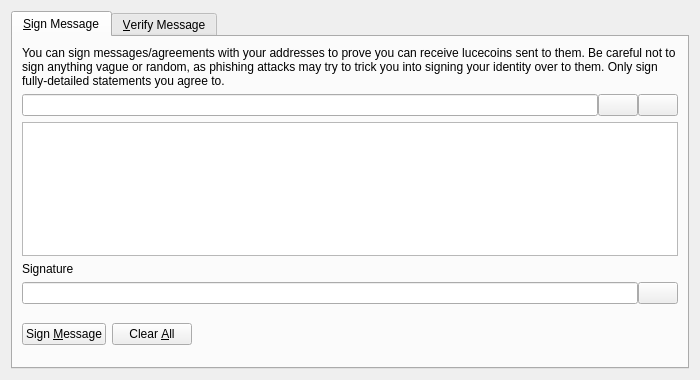
<?xml version="1.0" encoding="UTF-8"?>
<ui version="4.0">
 <class>SignVerifyMessageDialog</class>
 <widget class="QDialog" name="SignVerifyMessageDialog">
  <property name="geometry">
   <rect>
    <x>0</x>
    <y>0</y>
    <width>700</width>
    <height>380</height>
   </rect>
  </property>
  <property name="windowTitle">
   <string>Signatures - Sign / Verify a Message</string>
  </property>
  <property name="modal">
   <bool>true</bool>
  </property>
  <layout class="QVBoxLayout" name="verticalLayout">
   <item>
    <widget class="QTabWidget" name="tabWidget">
     <property name="currentIndex">
      <number>0</number>
     </property>
     <widget class="QWidget" name="tabSignMessage">
      <attribute name="title">
       <string>&amp;Sign Message</string>
      </attribute>
      <layout class="QVBoxLayout" name="verticalLayout_SM">
       <item>
        <widget class="QLabel" name="infoLabel_SM">
         <property name="text">
          <string>You can sign messages/agreements with your addresses to prove you can receive lucecoins sent to them. Be careful not to sign anything vague or random, as phishing attacks may try to trick you into signing your identity over to them. Only sign fully-detailed statements you agree to.</string>
         </property>
         <property name="textFormat">
          <enum>Qt::PlainText</enum>
         </property>
         <property name="wordWrap">
          <bool>true</bool>
         </property>
        </widget>
       </item>
       <item>
        <layout class="QHBoxLayout" name="horizontalLayout_1_SM">
         <property name="spacing">
          <number>0</number>
         </property>
         <item>
          <widget class="QValidatedLineEdit" name="addressIn_SM">
           <property name="toolTip">
            <string>The lucecoin address to sign the message with</string>
           </property>
          </widget>
         </item>
         <item>
          <widget class="QPushButton" name="addressBookButton_SM">
           <property name="toolTip">
            <string>Choose previously used address</string>
           </property>
           <property name="text">
            <string/>
           </property>
           <property name="icon">
            <iconset resource="../bitcoin.qrc">
             <normaloff>:/icons/address-book</normaloff>:/icons/address-book</iconset>
           </property>
           <property name="shortcut">
            <string>Alt+A</string>
           </property>
           <property name="autoDefault">
            <bool>false</bool>
           </property>
          </widget>
         </item>
         <item>
          <widget class="QPushButton" name="pasteButton_SM">
           <property name="toolTip">
            <string>Paste address from clipboard</string>
           </property>
           <property name="text">
            <string/>
           </property>
           <property name="icon">
            <iconset resource="../bitcoin.qrc">
             <normaloff>:/icons/editpaste</normaloff>:/icons/editpaste</iconset>
           </property>
           <property name="shortcut">
            <string>Alt+P</string>
           </property>
           <property name="autoDefault">
            <bool>false</bool>
           </property>
          </widget>
         </item>
        </layout>
       </item>
       <item>
        <widget class="QPlainTextEdit" name="messageIn_SM">
         <property name="toolTip">
          <string>Enter the message you want to sign here</string>
         </property>
        </widget>
       </item>
       <item>
        <widget class="QLabel" name="signatureLabel_SM">
         <property name="text">
          <string>Signature</string>
         </property>
         <property name="textFormat">
          <enum>Qt::PlainText</enum>
         </property>
        </widget>
       </item>
       <item>
        <layout class="QHBoxLayout" name="horizontalLayout_2_SM">
         <property name="spacing">
          <number>0</number>
         </property>
         <item>
          <widget class="QLineEdit" name="signatureOut_SM">
           <property name="font">
            <font>
             <italic>true</italic>
            </font>
           </property>
           <property name="readOnly">
            <bool>true</bool>
           </property>
          </widget>
         </item>
         <item>
          <widget class="QPushButton" name="copySignatureButton_SM">
           <property name="toolTip">
            <string>Copy the current signature to the system clipboard</string>
           </property>
           <property name="text">
            <string/>
           </property>
           <property name="icon">
            <iconset resource="../bitcoin.qrc">
             <normaloff>:/icons/editcopy</normaloff>:/icons/editcopy</iconset>
           </property>
           <property name="autoDefault">
            <bool>false</bool>
           </property>
          </widget>
         </item>
        </layout>
       </item>
       <item>
        <layout class="QHBoxLayout" name="horizontalLayout_3_SM">
         <item>
          <widget class="QPushButton" name="signMessageButton_SM">
           <property name="toolTip">
            <string>Sign the message to prove you own this lucecoin address</string>
           </property>
           <property name="text">
            <string>Sign &amp;Message</string>
           </property>
           <property name="icon">
            <iconset resource="../bitcoin.qrc">
             <normaloff>:/icons/edit</normaloff>:/icons/edit</iconset>
           </property>
           <property name="autoDefault">
            <bool>false</bool>
           </property>
          </widget>
         </item>
         <item>
          <widget class="QPushButton" name="clearButton_SM">
           <property name="toolTip">
            <string>Reset all sign message fields</string>
           </property>
           <property name="text">
            <string>Clear &amp;All</string>
           </property>
           <property name="icon">
            <iconset resource="../bitcoin.qrc">
             <normaloff>:/icons/remove</normaloff>:/icons/remove</iconset>
           </property>
           <property name="autoDefault">
            <bool>false</bool>
           </property>
          </widget>
         </item>
         <item>
          <spacer name="horizontalSpacer_1_SM">
           <property name="orientation">
            <enum>Qt::Horizontal</enum>
           </property>
           <property name="sizeHint" stdset="0">
            <size>
             <width>40</width>
             <height>48</height>
            </size>
           </property>
          </spacer>
         </item>
         <item>
          <widget class="QLabel" name="statusLabel_SM">
           <property name="font">
            <font>
             <weight>75</weight>
             <bold>true</bold>
            </font>
           </property>
           <property name="text">
            <string/>
           </property>
           <property name="wordWrap">
            <bool>true</bool>
           </property>
          </widget>
         </item>
         <item>
          <spacer name="horizontalSpacer_2_SM">
           <property name="orientation">
            <enum>Qt::Horizontal</enum>
           </property>
           <property name="sizeHint" stdset="0">
            <size>
             <width>40</width>
             <height>48</height>
            </size>
           </property>
          </spacer>
         </item>
        </layout>
       </item>
      </layout>
     </widget>
     <widget class="QWidget" name="tabVerifyMessage">
      <attribute name="title">
       <string>&amp;Verify Message</string>
      </attribute>
      <layout class="QVBoxLayout" name="verticalLayout_VM">
       <item>
        <widget class="QLabel" name="infoLabel_VM">
         <property name="text">
          <string>Enter the receiver's address, message (ensure you copy line breaks, spaces, tabs, etc. exactly) and signature below to verify the message. Be careful not to read more into the signature than what is in the signed message itself, to avoid being tricked by a man-in-the-middle attack. Note that this only proves the signing party receives with the address, it cannot prove sendership of any transaction!</string>
         </property>
         <property name="textFormat">
          <enum>Qt::PlainText</enum>
         </property>
         <property name="alignment">
          <set>Qt::AlignLeading|Qt::AlignLeft|Qt::AlignTop</set>
         </property>
         <property name="wordWrap">
          <bool>true</bool>
         </property>
        </widget>
       </item>
       <item>
        <layout class="QHBoxLayout" name="horizontalLayout_1_VM">
         <property name="spacing">
          <number>0</number>
         </property>
         <item>
          <widget class="QValidatedLineEdit" name="addressIn_VM">
           <property name="toolTip">
            <string>The lucecoin address the message was signed with</string>
           </property>
          </widget>
         </item>
         <item>
          <widget class="QPushButton" name="addressBookButton_VM">
           <property name="toolTip">
            <string>Choose previously used address</string>
           </property>
           <property name="text">
            <string/>
           </property>
           <property name="icon">
            <iconset resource="../bitcoin.qrc">
             <normaloff>:/icons/address-book</normaloff>:/icons/address-book</iconset>
           </property>
           <property name="shortcut">
            <string>Alt+A</string>
           </property>
           <property name="autoDefault">
            <bool>false</bool>
           </property>
          </widget>
         </item>
        </layout>
       </item>
       <item>
        <widget class="QPlainTextEdit" name="messageIn_VM"/>
       </item>
       <item>
        <widget class="QValidatedLineEdit" name="signatureIn_VM"/>
       </item>
       <item>
        <layout class="QHBoxLayout" name="horizontalLayout_2_VM">
         <item>
          <widget class="QPushButton" name="verifyMessageButton_VM">
           <property name="toolTip">
            <string>Verify the message to ensure it was signed with the specified lucecoin address</string>
           </property>
           <property name="text">
            <string>Verify &amp;Message</string>
           </property>
           <property name="icon">
            <iconset resource="../bitcoin.qrc">
             <normaloff>:/icons/transaction_0</normaloff>:/icons/transaction_0</iconset>
           </property>
           <property name="autoDefault">
            <bool>false</bool>
           </property>
          </widget>
         </item>
         <item>
          <widget class="QPushButton" name="clearButton_VM">
           <property name="toolTip">
            <string>Reset all verify message fields</string>
           </property>
           <property name="text">
            <string>Clear &amp;All</string>
           </property>
           <property name="icon">
            <iconset resource="../bitcoin.qrc">
             <normaloff>:/icons/remove</normaloff>:/icons/remove</iconset>
           </property>
           <property name="autoDefault">
            <bool>false</bool>
           </property>
          </widget>
         </item>
         <item>
          <spacer name="horizontalSpacer_1_VM">
           <property name="orientation">
            <enum>Qt::Horizontal</enum>
           </property>
           <property name="sizeHint" stdset="0">
            <size>
             <width>40</width>
             <height>48</height>
            </size>
           </property>
          </spacer>
         </item>
         <item>
          <widget class="QLabel" name="statusLabel_VM">
           <property name="font">
            <font>
             <weight>75</weight>
             <bold>true</bold>
            </font>
           </property>
           <property name="text">
            <string/>
           </property>
           <property name="wordWrap">
            <bool>true</bool>
           </property>
          </widget>
         </item>
         <item>
          <spacer name="horizontalSpacer_2_VM">
           <property name="orientation">
            <enum>Qt::Horizontal</enum>
           </property>
           <property name="sizeHint" stdset="0">
            <size>
             <width>40</width>
             <height>48</height>
            </size>
           </property>
          </spacer>
         </item>
        </layout>
       </item>
      </layout>
     </widget>
    </widget>
   </item>
  </layout>
 </widget>
 <customwidgets>
  <customwidget>
   <class>QValidatedLineEdit</class>
   <extends>QLineEdit</extends>
   <header>qvalidatedlineedit.h</header>
  </customwidget>
 </customwidgets>
 <resources>
  <include location="../bitcoin.qrc"/>
 </resources>
 <connections/>
</ui>
